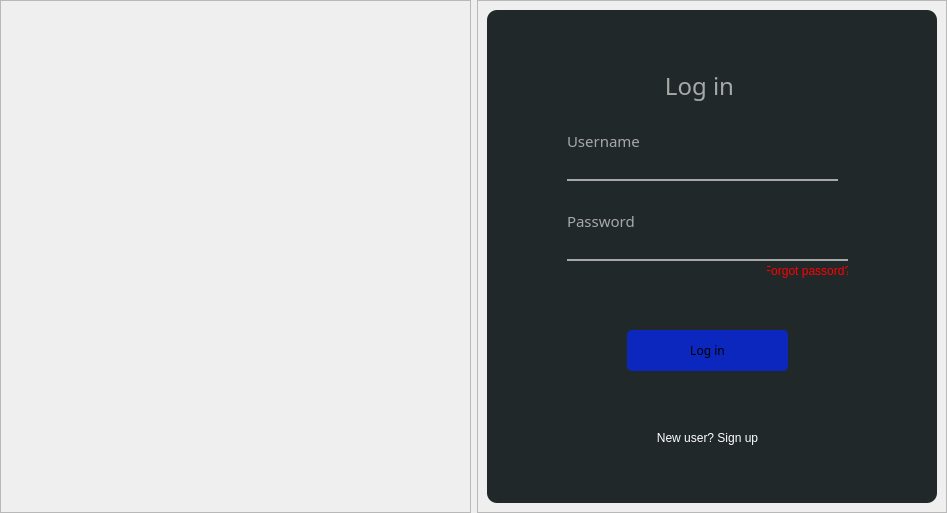
     <widget class="QWidget" name="loginPage">
      <layout class="QHBoxLayout" name="horizontalLayout_2">
       <property name="leftMargin">
        <number>0</number>
       </property>
       <property name="topMargin">
        <number>0</number>
       </property>
       <property name="rightMargin">
        <number>0</number>
       </property>
       <property name="bottomMargin">
        <number>0</number>
       </property>
       <item>
        <widget class="QFrame" name="frame">
         <property name="minimumSize">
          <size>
           <width>471</width>
           <height>513</height>
          </size>
         </property>
         <property name="styleSheet">
          <string notr="true">background-image: url(:/images/images/reversed.jpg);</string>
         </property>
         <property name="frameShape">
          <enum>QFrame::StyledPanel</enum>
         </property>
         <property name="frameShadow">
          <enum>QFrame::Raised</enum>
         </property>
        </widget>
       </item>
       <item>
        <widget class="QFrame" name="frame_2">
         <property name="frameShape">
          <enum>QFrame::StyledPanel</enum>
         </property>
         <property name="frameShadow">
          <enum>QFrame::Raised</enum>
         </property>
         <layout class="QHBoxLayout" name="horizontalLayout_3">
          <item>
           <widget class="QFrame" name="frame_3">
            <property name="minimumSize">
             <size>
              <width>450</width>
              <height>493</height>
             </size>
            </property>
            <property name="maximumSize">
             <size>
              <width>450</width>
              <height>493</height>
             </size>
            </property>
            <property name="styleSheet">
             <string notr="true">background-color: rgb(33, 40, 41);
border-radius: 10px
</string>
            </property>
            <property name="frameShape">
             <enum>QFrame::StyledPanel</enum>
            </property>
            <property name="frameShadow">
             <enum>QFrame::Raised</enum>
            </property>
            <widget class="QLabel" name="label">
             <property name="geometry">
              <rect>
               <x>37</x>
               <y>50</y>
               <width>351</width>
               <height>51</height>
              </rect>
             </property>
             <property name="minimumSize">
              <size>
               <width>351</width>
               <height>51</height>
              </size>
             </property>
             <property name="sizeIncrement">
              <size>
               <width>0</width>
               <height>1</height>
              </size>
             </property>
             <property name="font">
              <font>
               <family>Nova Flat</family>
               <pointsize>18</pointsize>
              </font>
             </property>
             <property name="styleSheet">
              <string notr="true">color: rgb(168, 168, 168);</string>
             </property>
             <property name="text">
              <string>Log in</string>
             </property>
             <property name="alignment">
              <set>Qt::AlignCenter</set>
             </property>
            </widget>
            <widget class="QLabel" name="label_2">
             <property name="geometry">
              <rect>
               <x>80</x>
               <y>120</y>
               <width>351</width>
               <height>21</height>
              </rect>
             </property>
             <property name="sizeIncrement">
              <size>
               <width>0</width>
               <height>1</height>
              </size>
             </property>
             <property name="font">
              <font>
               <family>Nova Flat</family>
               <pointsize>11</pointsize>
              </font>
             </property>
             <property name="styleSheet">
              <string notr="true">color: rgb(168, 168, 168);

</string>
             </property>
             <property name="text">
              <string>Username</string>
             </property>
             <property name="alignment">
              <set>Qt::AlignLeading|Qt::AlignLeft|Qt::AlignVCenter</set>
             </property>
            </widget>
            <widget class="QLabel" name="label_3">
             <property name="geometry">
              <rect>
               <x>80</x>
               <y>200</y>
               <width>351</width>
               <height>21</height>
              </rect>
             </property>
             <property name="sizeIncrement">
              <size>
               <width>0</width>
               <height>1</height>
              </size>
             </property>
             <property name="font">
              <font>
               <family>Nova Flat</family>
               <pointsize>11</pointsize>
              </font>
             </property>
             <property name="styleSheet">
              <string notr="true">color: rgb(168, 168, 168);
</string>
             </property>
             <property name="text">
              <string>Password</string>
             </property>
             <property name="alignment">
              <set>Qt::AlignLeading|Qt::AlignLeft|Qt::AlignVCenter</set>
             </property>
            </widget>
            <widget class="QLineEdit" name="lineEdit">
             <property name="geometry">
              <rect>
               <x>80</x>
               <y>140</y>
               <width>271</width>
               <height>31</height>
              </rect>
             </property>
             <property name="styleSheet">
              <string notr="true">color: rgb(168, 168, 168);
border-bottom: 2px solid rgb(168, 168, 168);
border-radius:0px</string>
             </property>
            </widget>
            <widget class="QLineEdit" name="lineEdit_2">
             <property name="geometry">
              <rect>
               <x>80</x>
               <y>220</y>
               <width>281</width>
               <height>31</height>
              </rect>
             </property>
             <property name="styleSheet">
              <string notr="true">color: rgb(168, 168, 168);
border-bottom: 2px solid rgb(168, 168, 168);
border-radius:0px</string>
             </property>
             <property name="echoMode">
              <enum>QLineEdit::Password</enum>
             </property>
            </widget>
            <widget class="QPushButton" name="pushButton">
             <property name="geometry">
              <rect>
               <x>140</x>
               <y>320</y>
               <width>161</width>
               <height>41</height>
              </rect>
             </property>
             <property name="font">
              <font>
               <family>Nova Flat</family>
              </font>
             </property>
             <property name="cursor">
              <cursorShape>PointingHandCursor</cursorShape>
             </property>
             <property name="styleSheet">
              <string notr="true">background-color: rgb(12, 39, 189);
border-radius:5px</string>
             </property>
             <property name="text">
              <string>Log in</string>
             </property>
             <property name="shortcut">
              <string>Return</string>
             </property>
            </widget>
            <widget class="QPushButton" name="pushButton_2">
             <property name="geometry">
              <rect>
               <x>150</x>
               <y>412</y>
               <width>141</width>
               <height>31</height>
              </rect>
             </property>
             <property name="cursor">
              <cursorShape>PointingHandCursor</cursorShape>
             </property>
             <property name="styleSheet">
              <string notr="true">color: rgb(255, 255, 255);</string>
             </property>
             <property name="text">
              <string>New user? Sign up</string>
             </property>
            </widget>
            <widget class="QPushButton" name="pushButton_3">
             <property name="geometry">
              <rect>
               <x>280</x>
               <y>250</y>
               <width>81</width>
               <height>21</height>
              </rect>
             </property>
             <property name="font">
              <font>
               <stylestrategy>PreferAntialias</stylestrategy>
              </font>
             </property>
             <property name="cursor">
              <cursorShape>PointingHandCursor</cursorShape>
             </property>
             <property name="styleSheet">
              <string notr="true">color: rgb(255, 0, 0)</string>
             </property>
             <property name="text">
              <string>Forgot passord?</string>
             </property>
            </widget>
            <widget class="QPushButton" name="pushButton_9">
             <property name="geometry">
              <rect>
               <x>320</x>
               <y>210</y>
               <width>41</width>
               <height>41</height>
              </rect>
             </property>
             <property name="cursor">
              <cursorShape>PointingHandCursor</cursorShape>
             </property>
             <property name="styleSheet">
              <string notr="true">color: rgb(168, 168, 168);
border-bottom: 2px solid rgb(168, 168, 168);
border-radius:0px</string>
             </property>
             <property name="text">
              <string/>
             </property>
             <property name="icon">
              <iconset resource="resources.qrc">
               <normaloff>:/icons/icons/icons8-lock-384.png</normaloff>:/icons/icons/icons8-lock-384.png</iconset>
             </property>
             <property name="iconSize">
              <size>
               <width>22</width>
               <height>22</height>
              </size>
             </property>
            </widget>
            <widget class="QLabel" name="label_33">
             <property name="geometry">
              <rect>
               <x>80</x>
               <y>170</y>
               <width>271</width>
               <height>20</height>
              </rect>
             </property>
             <property name="styleSheet">
              <string notr="true">color: rgb(255, 0, 0)</string>
             </property>
             <property name="text">
              <string/>
             </property>
            </widget>
            <widget class="QLabel" name="label_34">
             <property name="geometry">
              <rect>
               <x>80</x>
               <y>250</y>
               <width>271</width>
               <height>20</height>
              </rect>
             </property>
             <property name="styleSheet">
              <string notr="true">color: rgb(255, 0, 0)</string>
             </property>
             <property name="text">
              <string/>
             </property>
            </widget>
            <zorder>label</zorder>
            <zorder>label_2</zorder>
            <zorder>label_3</zorder>
            <zorder>pushButton</zorder>
            <zorder>pushButton_2</zorder>
            <zorder>label_33</zorder>
            <zorder>label_34</zorder>
            <zorder>pushButton_3</zorder>
            <zorder>lineEdit_2</zorder>
            <zorder>lineEdit</zorder>
            <zorder>pushButton_9</zorder>
           </widget>
          </item>
         </layout>
        </widget>
       </item>
      </layout>
     </widget>
